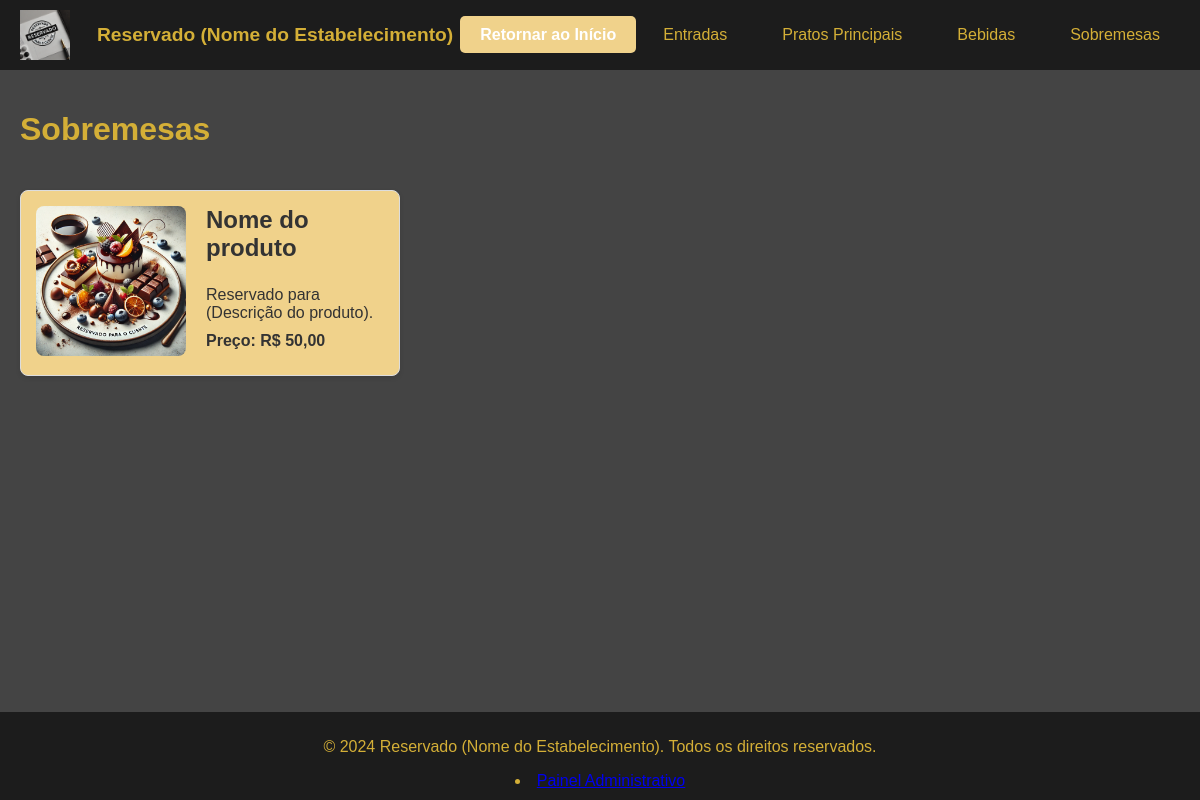
/sections/sobremesas.php, run on the app's committed database.
### tables this page shows
CREATE TABLE `produtos` (
  `id` int NOT NULL AUTO_INCREMENT,
  `nome` varchar(255) NOT NULL,
  `descricao` text NOT NULL,
  `preco` decimal(10,2) NOT NULL,
  `categoria` enum('entradas','principais','bebidas','sobremesas') NOT NULL,
  `imagem` varchar(255) DEFAULT NULL,
  `data_criacao` timestamp NULL DEFAULT CURRENT_TIMESTAMP,
  PRIMARY KEY (`id`)
);

### sections/sobremesas.php (the view, shortened to what this page needs)
<?php
if (basename($_SERVER['PHP_SELF']) == 'sobremesas.php') {
    include $_SERVER['DOCUMENT_ROOT'] . '/cardapio-SemiDinamico/header.php';
}
?>
<?php
require_once dirname(__DIR__) . '/db/conexao.php';
$base_url = '/cardapio-SemiDinamico/admin/uploads/produtos/';
$stmt = $pdo->prepare("SELECT * FROM produtos WHERE categoria = 'sobremesas' ORDER BY nome");
$stmt->execute();
$produtos = $stmt->fetchAll(PDO::FETCH_ASSOC);
?>
<!DOCTYPE html>
<html lang="pt-BR">
<head>
    <link rel="stylesheet" href="../assets/css/style.css">
</head>
<body>
    <h1>Sobremesas</h1>
    <div class="produtos-container">
    <?php foreach ($produtos as $produto): ?>
    <div class="produto-item">
        <div class="produto-imagem">
            <?php if ($produto['imagem']): ?>
                <img src="<?php echo $base_url . htmlspecialchars($produto['imagem']); ?>" alt="<?php echo htmlspecialchars($produto['nome']); ?>">
            <?php endif; ?>
        </div>
        <div class="produto-info">
            <h3><?php echo htmlspecialchars($produto['nome']); ?></h3>
            <p><?php echo htmlspecialchars($produto['descricao']); ?></p>
            <p class="preco">Preço: R$ <?php echo number_format($produto['preco'], 2, ',', '.'); ?></p>
        </div>
    </div>
    <?php endforeach; ?>
    </div>
</body>
</html>
<?php
if (basename($_SERVER['PHP_SELF']) == 'sobremesas.php') {
    include $_SERVER['DOCUMENT_ROOT'] . '/cardapio-SemiDinamico/footer.php';
}
?>

### assets/css/style.css (style rules this page uses)
html, body { width: 100%; height: 100%; margin: 0; padding: 0; overflow-x: hidden; }
body { display: flex; flex-direction: column; font-family: Arial, sans-serif; background-color: #444; color: #d4af37; }
.produtos-container { display: grid; grid-template-columns: repeat(3, 1fr); gap: 10px; padding: 20px 0; }
.produto-item { background-color: #f0d28b; border: 1px solid #ddd; border-radius: 8px; overflow: hidden; padding: 15px; box-shadow: 0 2px 5px rgba(0, 0, 0, 0.1); transition: transform 0.2s ease; display: flex; align-items: flex-start; }
.produto-imagem img { max-width: 150px; height: auto; margin-right: 20px; border-radius: 8px; display: block; }
.produto-info { flex-grow: 1; }
.produto-info h3 { margin-top: 0; font-size: 1.5em; color: #333; }
.produto-info p { margin: 10px 0; color: #333; }
.produto-info .preco { font-weight: bold; color: #333; }

### data on the page
produtos: imagem (picture), nome "Nome do produto", descricao "Reservado para (Descrição do produto).", preco "50,00"

### other printed values
$site_name "Reservado (Nome do Estabelecimento)"
$section['title'] "Entradas"
$section['title'] "Pratos Principais"
$section['title'] "Bebidas"
$section['title'] "Sobremesas"
